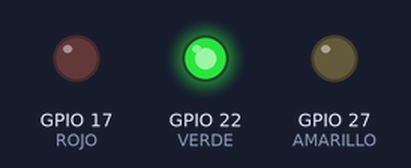
Recording of a program running on a simulated Raspberry Pi (BCM pin numbers). Shown: output pins drawn as LEDs (lit = HIGH).

Above: at 2.5 s.
At 6.0 s:
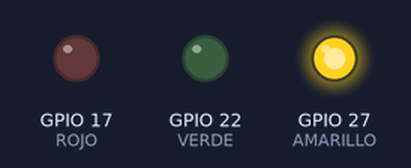
At 9.5 s:
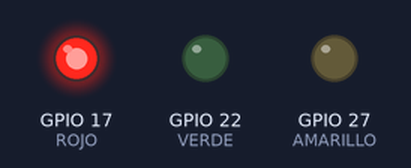
Timing chart, 0 to 15.6 s (numbered marks = the images above):
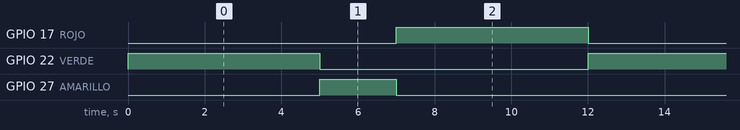

Measured:
- by itself, GPIO 17 (ROJO), GPIO 22 (VERDE): alternates HIGH for 5.0 s and LOW for 7.0 s
- by itself, GPIO 27 (AMARILLO): alternates HIGH for 2.0 s and LOW for 10.0 s
- by itself, everything shown: repeats every 12.0 s, in 3 steps

The program:

semaforo.py
```python
import lgpio
import time

# GPIOs para LEDs
ROJO = 17
AMARILLO = 27
VERDE = 22

# Abrir controlador
h = lgpio.gpiochip_open(0)

# Configurar pines como salida
lgpio.gpio_claim_output(h, ROJO)
lgpio.gpio_claim_output(h, AMARILLO)
lgpio.gpio_claim_output(h, VERDE)

try:
    while True:
        # Verde
        lgpio.gpio_write(h, VERDE, 1)
        lgpio.gpio_write(h, AMARILLO, 0)
        lgpio.gpio_write(h, ROJO, 0)
        time.sleep(5)

        # Amarillo
        lgpio.gpio_write(h, VERDE, 0)
        lgpio.gpio_write(h, AMARILLO, 1)
        time.sleep(2)

        # Rojo
        lgpio.gpio_write(h, AMARILLO, 0)
        lgpio.gpio_write(h, ROJO, 1)
        time.sleep(5)

except KeyboardInterrupt:
    print("Detenido por el usuario")

finally:
    lgpio.gpio_write(h, ROJO, 0)
    lgpio.gpio_write(h, AMARILLO, 0)
    lgpio.gpio_write(h, VERDE, 0)
    lgpio.gpiochip_close(h)
```
